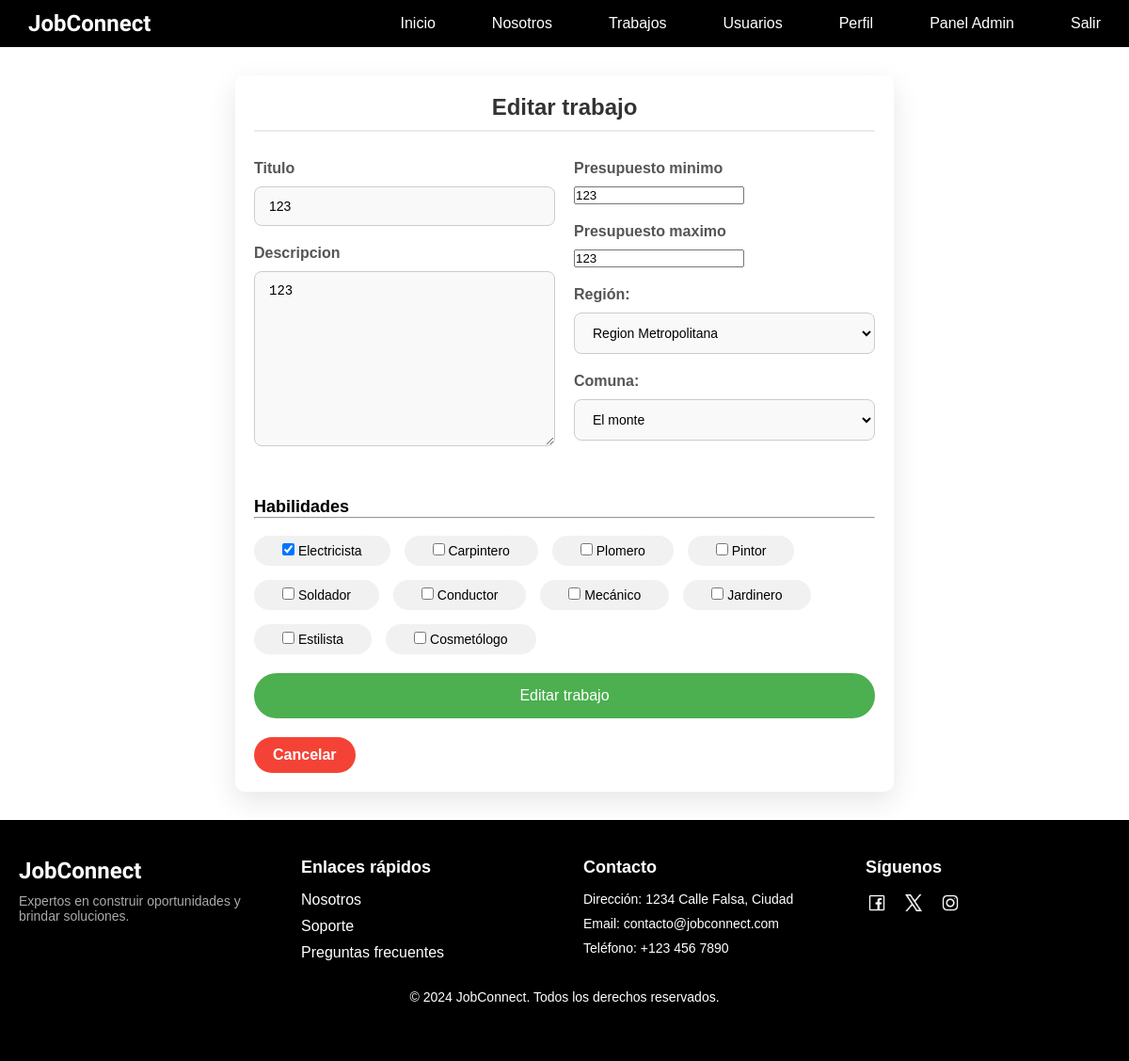
/trabajos/trabajos/editar/62/ (signed in), run on the app's committed database.
### usuarios/models.py (models this page shows, shortened)
class Trabajo(models.Model):
    titulo = models.CharField(max_length=200)
    descripcion = models.TextField()
    presupuesto_minimo = models.IntegerField()
    presupuesto_maximo = models.IntegerField()
    region = models.ForeignKey(Region, on_delete=models.SET_NULL, null=True)
    comuna = models.ForeignKey(Comuna, on_delete=models.SET_NULL, null=True)
    usuario_creador = models.ForeignKey(CustomUser, on_delete=models.CASCADE, related_name='trabajos_creados')
    fecha_creacion = models.DateTimeField(auto_now_add=True)
    is_disponible = models.BooleanField(default=True)
    trabajador_seleccionado = models.ForeignKey(CustomUser, null=True, blank=True, on_delete=models.SET_NULL,related_name="trabajos_seleccionados")
    is_completado = models.BooleanField(default=False)
    habilidades = models.ManyToManyField('Habilidades', blank=True)
    forma_pago = models.CharField(max_length=50, null=True, blank=True)
    pago_final = models.IntegerField(null=True, blank=True)

### trabajos/views.py (the view)
# urls.py: path('trabajos/editar/<int:trabajo_id>/', views.editar_trabajo, name='editar_trabajo'),
@login_required
def editar_trabajo(request, trabajo_id):
    trabajo = get_object_or_404(Trabajo, id=trabajo_id)
    if request.method == 'POST':
        form = TrabajoForm(request.POST, instance=trabajo)
        if form.is_valid():
            trabajo = form.save(commit=False)
            trabajo.save()
            form.save_m2m()
            messages.success(request, "Trabajo editado con éxito!")  # Mensaje de éxito
            if request.user.is_staff:
                return redirect('trabajos')
            else:
                return redirect('ver_trabajos')
    else:
        form = TrabajoForm(instance=trabajo)
    return render(request, 'trabajos/editar_trabajo.html', {'form': form, 'trabajo': trabajo})

### usuarios/models.py (called while the page is built)
    def __str__(self):
        return self.nombre

    def __str__(self):
        return self.nombre

    def __str__(self):
        return self.nombre

### trabajos/templates/trabajos/editar_trabajo.html (shortened to what this page needs)
{% extends "core/base.html" %}
{% load static %}
{% block  extra_css%}
<link rel="stylesheet" type="text/css" href="{% static 'trabajos/css/crear_editar_trabajo.css' %}">
{% endblock %}
{% block content %}
<div class="form-container">
    <h1 class="form-title">Editar trabajo</h1>
    <form method="POST" enctype="multipart/form-data" class="crear-trabajo-form" >
        <div class="form-columns">
            <div class="column">
                <div class="form-group">
                    <label for="id_titulo" class="form-label">Titulo</label>
                    {{ form.titulo }}
                </div>
                <div class="form-group">
                    <label for="id_descripcion" class="form-label">Descripcion</label>
                    {{ form.descripcion }}
                </div>
            </div>
            <div class="column">
                <div class="form-group">
                    <label for="id_presupuesto_minimo" class="form-label">Presupuesto minimo</label>
                    {{ form.presupuesto_minimo }}
                </div>
                <div class="form-group">
                    <label for="id_presupuesto_maximo" class="form-label">Presupuesto maximo</label>
                    {{ form.presupuesto_maximo }}
                </div>
                <div class="form-group">
                    <label for="id_region" class="form-label">Región:</label>
                    {{ form.region }}
                </div>
                <div class="form-group">
                    <label for="id_comuna" class="form-label">Comuna:</label>
                    {{ form.comuna }}
                </div>
            </div>
        </div>
        <div class="filter-section habilidades">
            <h3>Habilidades</h3>
            <hr class="divider">
            <br>
            <div class="checkbox-group">
                {% for habilidad in form.habilidades %}
                    <label>
                        {{ habilidad}}
                    </label>
                {% endfor %}
            </div>
        </div>
        <div class="button-container">
            <button type="submit" class="btn submit-button">Editar trabajo</button>
        </div>
    </form>
    <a href="{% url 'ver_trabajos' %}" class="btn-cancel">Cancelar</a>
</div>
{% endblock %}

### core/static/core/css/base.css (style rules this page uses)
* { margin: 0; padding: 0; }
body { min-height: 100vh; font-family: 'Arial', 'Helvetica', sans-serif; }

### trabajos/static/trabajos/css/crear_editar_trabajo.css (style rules this page uses)
.form-container { max-width: 700px; width: 100%; background-color: #ffffff; padding: 20px; border-radius: 10px; box-shadow: 0 10px 30px rgba(0, 0, 0, 0.1); margin: 30px auto; box-sizing: border-box; }
.form-title { text-align: center; font-size: 2vw; font-weight: 700; color: #333; margin-bottom: 30px; border-bottom: 2px solid #ececec; padding-bottom: 10px; }
.form-columns { display: flex; gap: 20px; flex-wrap: wrap; }
.column { flex: 1 1 calc(50% - 20px); }
.column .form-group { margin-bottom: 20px; }
.form-group label { font-size: 16px; font-weight: bold; color: #555; display: block; margin-bottom: 10px; }
input[type="text"], input[type="email"], input[type="tel"], textarea, select { width: 100%; padding: 12px 15px; font-size: 14px; border: 1px solid #ccc; border-radius: 8px; background-color: #f9f9f9; transition: border 0.3s ease; box-sizing: border-box; }
.filter-section { margin-top: 30px; }
.habilidades h3 { font-size: 18px; font-weight: 600; }
.checkbox-group { display: flex; flex-wrap: wrap; gap: 15px; }
.checkbox-group label { font-size: 14px; padding: 8px 15px; background-color: #f1f1f1; border-radius: 25px; transition: background-color 0.3s ease, transform 0.2s ease; cursor: pointer; }
.submit-button { background-color: #4CAF50; color: white; padding: 15px 40px; border-radius: 30px; border: none; cursor: pointer; font-size: 16px; width: 100%; margin-top: 20px; transition: background-color 0.3s; }
.btn-cancel { display: inline-block; padding: 10px 20px; background-color: #f44336; color: white; font-weight: bold; border-radius: 30px; text-align: center; margin-top: 20px; text-decoration: none; cursor: pointer; transition: background-color 0.3s ease; }

### data on the page
Trabajo: titulo "123", descripcion "123", presupuesto_minimo "123", presupuesto_maximo "123", region "Region Metropolitana", comuna "El monte"
